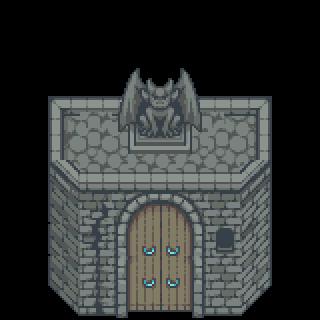

Tiled map render using the project's own tile images. Description and the whole map definition, tile-layer contents included, below:
An orthogonal 20x20 tile map with 16x16 px tiles, 2 tile layers (Tile Layer 1, Tile Layer 2).

<map version="1.2" tiledversion="1.2.1" orientation="orthogonal" renderorder="right-down" width="20" height="20" tilewidth="16" tileheight="16" infinite="0" nextlayerid="3" nextobjectid="1">
 <tileset firstgid="1" source="tf_dd_B_2.tsx" />
 <layer id="1" name="Tile Layer 1" width="20" height="20">
  <data encoding="csv">
0,0,0,0,0,0,0,0,0,0,0,0,0,0,0,0,0,0,0,0,
0,0,0,0,0,0,0,0,0,0,0,0,0,0,0,0,0,0,0,0,
0,0,0,0,0,0,0,0,0,0,0,0,0,0,0,0,0,0,0,0,
0,0,0,0,0,0,0,0,0,0,0,0,0,0,0,0,0,0,0,0,
0,0,0,0,0,0,0,0,0,0,0,0,0,0,0,0,0,0,0,0,
0,0,0,0,0,0,0,0,0,0,0,0,0,0,0,0,0,0,0,0,
0,0,0,0,0,0,0,0,0,0,0,0,0,0,0,0,0,0,0,0,
0,0,0,161,0,162,0,162,0,162,0,162,0,162,0,163,0,0,0,0,
0,0,0,0,0,178,0,0,0,0,0,0,178,0,0,0,0,0,0,0,
0,0,0,177,0,178,0,178,178,0,178,0,178,178,0,179,0,0,0,0,
0,0,0,0,0,0,0,0,0,0,0,0,0,0,0,0,0,0,0,0,
0,0,0,107,0,194,0,194,194,0,194,194,0,194,0,110,0,0,0,0,
0,0,0,0,0,0,0,0,0,0,0,0,0,0,0,0,0,0,0,0,
0,0,0,139,0,213,0,220,0,221,0,222,0,210,0,126,0,0,0,0,
0,0,0,0,0,0,0,0,0,0,0,0,0,226,0,0,0,0,0,0,
0,0,0,139,0,229,0,236,0,237,0,238,0,242,0,126,0,0,0,0,
0,0,0,0,0,0,0,0,0,0,0,0,0,210,0,0,0,0,0,0,
0,0,0,139,0,245,0,236,0,237,0,238,0,226,0,142,0,0,0,0,
0,0,0,0,0,245,0,0,0,0,0,0,0,242,0,0,0,0,0,0,
0,0,0,155,0,245,0,252,0,253,0,254,0,242,0,158,0,0,0,0
</data>
 </layer>
 <layer id="2" name="Tile Layer 2" width="20" height="20">
  <data encoding="csv">
0,0,0,0,0,0,0,0,0,0,0,0,0,0,0,0,0,0,0,0,
0,0,0,0,0,0,0,0,0,0,0,0,0,0,0,0,0,0,0,0,
0,0,0,0,0,0,0,0,0,0,0,0,0,0,0,0,0,0,0,0,
0,0,0,0,0,0,0,0,0,0,0,0,0,0,0,0,0,0,0,0,
0,0,0,0,0,0,0,0,0,0,0,0,0,0,0,0,0,0,0,0,
0,0,0,0,0,0,0,172,0,173,0,174,0,0,0,0,0,0,0,0,
0,0,0,0,0,0,0,0,0,0,0,0,0,0,0,0,0,0,0,0,
0,0,0,0,0,0,0,188,0,189,0,190,0,0,0,0,0,0,0,0,
0,0,0,0,0,0,0,0,0,0,0,0,0,0,0,0,0,0,0,0,
0,0,0,0,0,0,0,204,0,205,0,206,0,0,0,0,0,0,0,0,
0,0,0,0,0,0,0,0,0,0,0,0,0,0,0,0,0,0,0,0,
0,0,0,0,0,0,0,0,0,0,0,0,0,0,0,0,0,0,0,0,
0,0,0,0,0,0,0,0,0,0,0,0,0,0,0,0,0,0,0,0,
0,0,0,0,0,0,0,0,0,0,0,0,0,0,0,0,0,0,0,0,
0,0,0,0,0,0,0,0,0,0,0,0,0,0,0,0,0,0,0,0,
0,0,0,0,0,0,0,0,0,0,0,0,0,183,0,0,0,0,0,0,
0,0,0,0,0,0,0,0,0,0,0,0,0,0,0,0,0,0,0,0,
0,0,0,0,0,0,0,0,0,0,0,0,0,0,0,0,0,0,0,0,
0,0,0,0,0,0,0,0,0,0,0,0,0,0,0,0,0,0,0,0,
0,0,0,0,0,0,0,0,0,0,0,0,0,0,0,0,0,0,0,0
</data>
 </layer>
</map>
